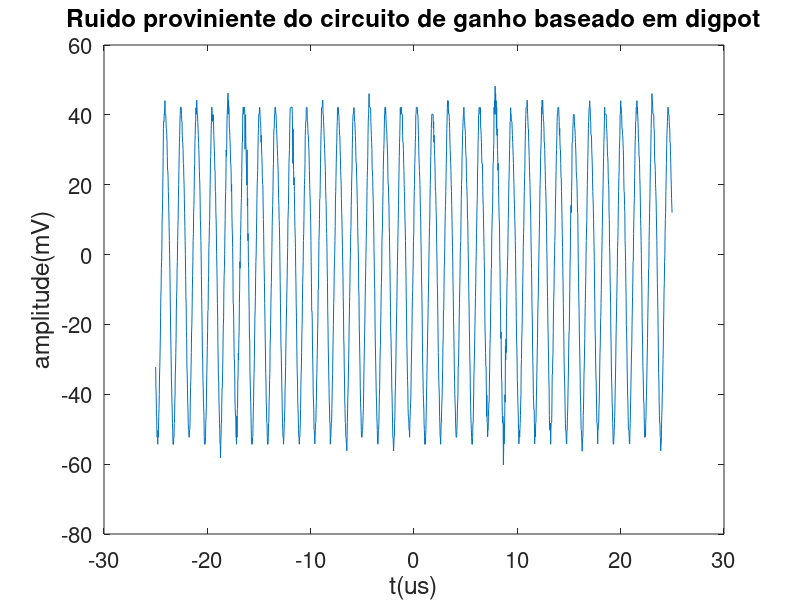
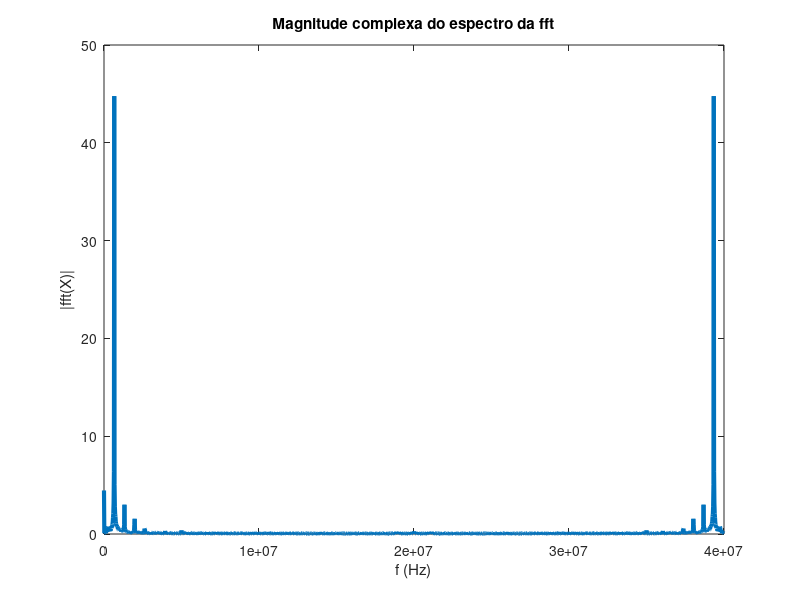
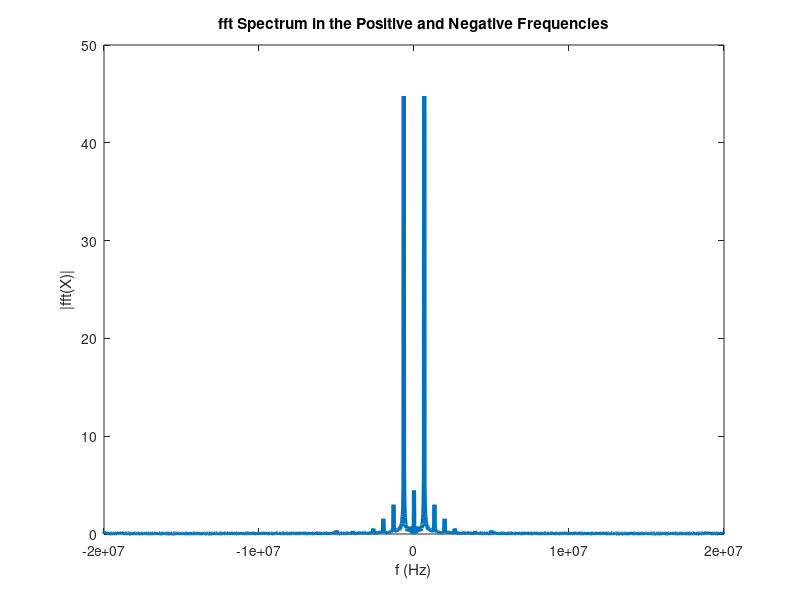
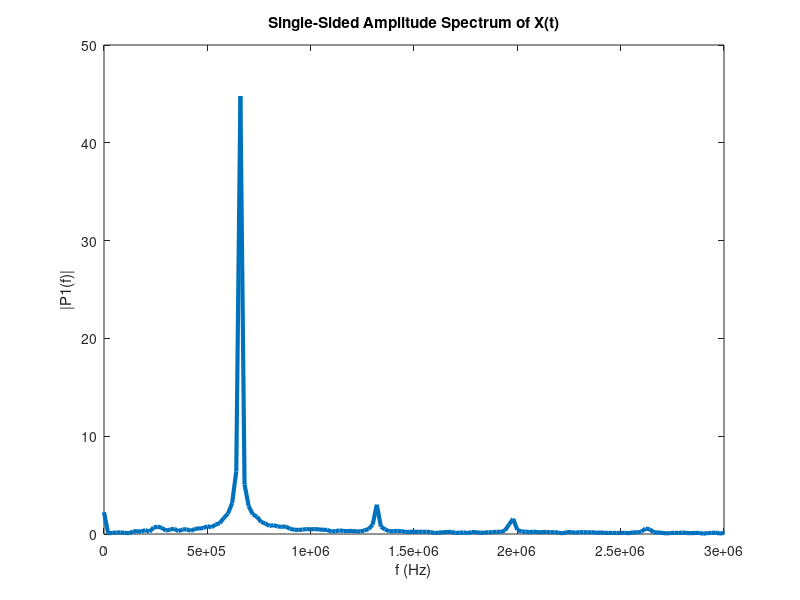

Write MATLAB code to recreate these figures, in order.
#Octave 7.1.0
#Autor: Gustavo Pinheiro

%%%%%%%%%%%%%%%%%%%%%%%%%%%% Descricao do codigo %%%%%%%%%%%%%%%%%%%%%%%%%%%%%%%
%{
xxxxxxxx
%}

#pre-defifinicoes do octave
clear all; more off;clc; close all; %limpa o ambiente de trabalho
pkg load control; pkg load signal;  %carrega pacotes


%%%%%%%%%%%%%%%%%%%%%%%%%%%%%%% Dados %%%%%%%%%%%%%%%%%%%%%%%%%%%%%%%%%%%%%%%%%%



dados_original = csvread('1.csv',2,0); %abre o arquivo de dados csv
                                        %pula as duas primeiras linhas (cabecalho)

vetor_tempo = dados_original(:,1);  %vetor de tempo (coluna 1 dos dados)
vetor_tempo_plot = vetor_tempo.*1000000;  %vetor de tempo em us

vetor_tensao = dados_original(:,2); %vetor de tensoes (coluna 2 dos dados)
vetor_tensao_plot = vetor_tensao.*1000; %vetor de tensoes em mV


Ts = abs(vetor_tempo(11)-vetor_tempo(10)); %periodo de amostragem
Fs = 1/Ts; %frequencia de amostragem

L = length(vetor_tensao); %tamanho do vetor de tensoes

%%%%%%%%%%%%%%%%%%%%%%%%%% plot dos dados %%%%%%%%%%%%%%%%%%%%%%%%%%%%%%%%%%%%%%%%

figure(1); %figura 1

plot(vetor_tempo_plot,vetor_tensao_plot)
set(gca,'FontSize',16)
xlabel('t(us)','FontSize',18)
ylabel('amplitude(mV)','FontSize',18)
title('Ruido proviniente do circuito de ganho baseado em digpot')

%%%%%%%%%%%%%%%%%%%%%%%%%%%%%%% FFT %%%%%%%%%%%%%%%%%%%%%%%%%%%%%%%%%%%%%%%%%%

Y = fft(vetor_tensao); %computes the discrete Fourier transform of vetor_tensao

figure(2); %figura 2

plot(Fs/L*(0:L-1),abs(Y),"LineWidth",3)
title("Magnitude complexa do espectro da fft")
xlabel("f (Hz)")
ylabel("|fft(X)|")

figure(3); %figura 3

plot(Fs/L*(-L/2:L/2-1),abs(fftshift(Y)),"LineWidth",3)
title("fft Spectrum in the Positive and Negative Frequencies")
xlabel("f (Hz)")
ylabel("|fft(X)|")



%%%%%

P2 = abs(Y/L);
P1 = P2(1:L/2+1);
P1 = P2(1:L/2+1).*1000;       %em mX
P1(2:end-1) = 2*P1(2:end-1);


figure(4);

f = Fs/L*(0:(L/2));
plot(f,P1,"LineWidth",3)
title("Single-Sided Amplitude Spectrum of X(t)")
xlabel("f (Hz)")
ylabel("|P1(f)|")

axis([0 3e6])

MinPeakHeight=0.001.*1000;



[pks,locs] = findpeaks(P1,"MinPeakHeight",MinPeakHeight);
    %{
    retorna os picos (pks) e suas posicoes (locs) do sinal
    %dois picos consecutivos sao distintos se a distancia entre eles for maior
    do que 2 segundos
    %}

figure(5);
%plot(f,P1,f(locs),pks, "o" )
plot(f,P1 )
hold on

title("Single-Sided Amplitude Spectrum of X(t)")
xlabel("f (Hz)")
ylabel("|P1(f)|")

 idx = length(pks);
 for i = 1:idx
   plot(f(locs(i)),pks(i), "o" )
   pico =  f(locs(i))/1000 ;%kHz
   legends{1} = sprintf('fft signal');
   legends{i+1} = sprintf('frequencia (kHz): %d', pico);
end
legends{i+1} = sprintf('frequencia (kHz): %d', pico);

legend(legends) % Display all the legend texts.

axis([0 3e6])

hold off
 %pico1 = f(locs(1))/1000 %kHz



 %legend(['pico 1: ', num2str(pico1), ' - kHz '],'Location','north')

